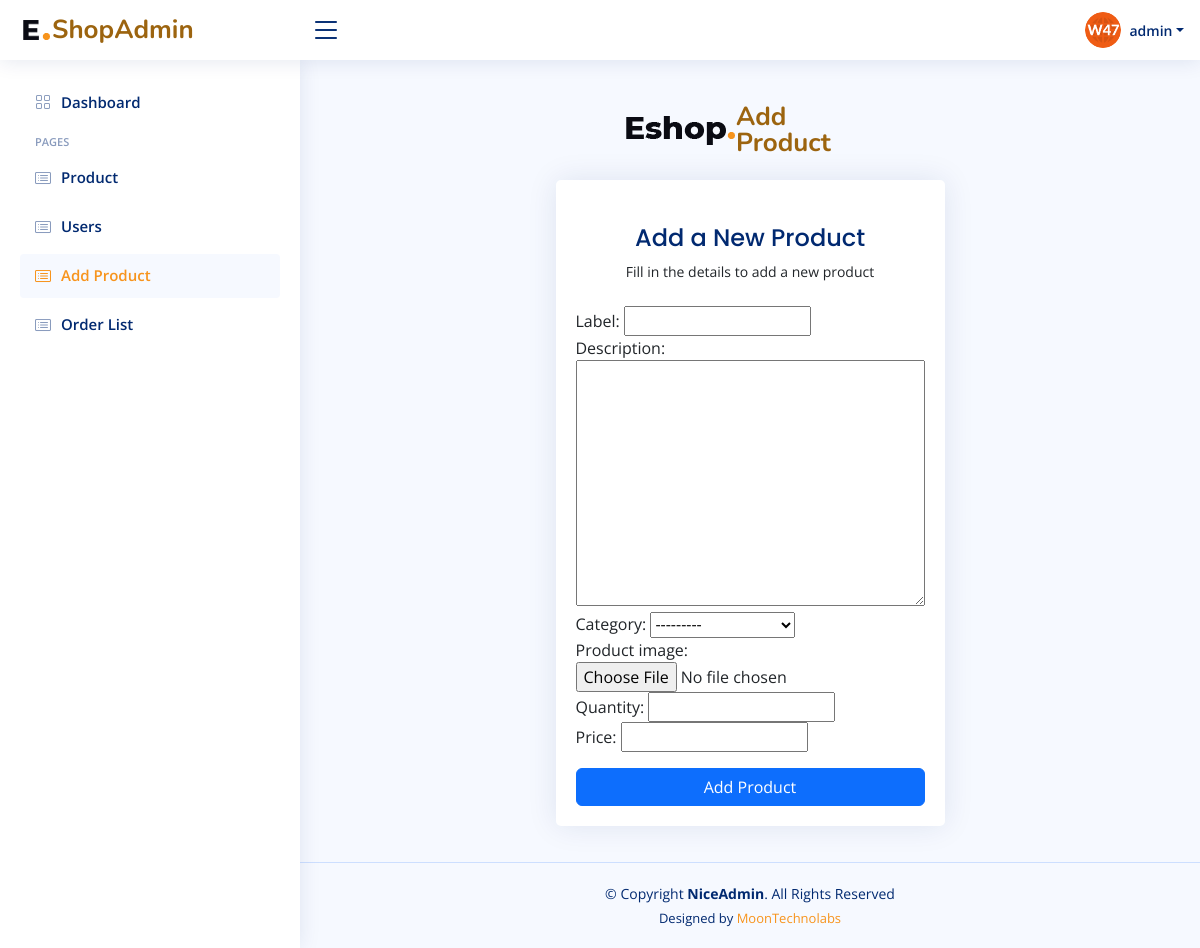
Page /add_product/ (signed in) on the committed database.
### app/models.py (models this page shows, shortened)
class CustomUser(AbstractUser):
    name = models.CharField(max_length=100)
    email = models.EmailField(unique=True)

class UserProfile(models.Model):
    user = models.OneToOneField(settings.AUTH_USER_MODEL, on_delete=models.CASCADE)
    profile_pic = models.ImageField(upload_to='profile_pic/', default = 'profile_pic/userprofile.jpg')
    about = models.TextField(blank=True)
    job_title = models.CharField(max_length=200, blank=True)
    country = models.CharField(max_length=100, blank=True)
    address = models.CharField(max_length=200, blank=True)
    mobile_number = models.CharField(max_length=20, blank=True)

### app/views.py (the view)
# urls.py: path('add_product/', views.add_product, name='add_product'),
@superuser_required
def add_product(request):
    if request.method == 'POST':
        form = ProductForm(request.POST, request.FILES)
        if form.is_valid():
            form.save()
            return redirect('home')
    else:
        form = ProductForm()
    return render(request, 'add_product.html', {'form': form})

### app/forms.py
class ProductForm(forms.ModelForm):
    class Meta:
        model = Product
        fields = '__all__'

### app/models.py (called while the page is built)
    def __str__(self):
        return self.name

### app/templatetags/custom_tags.py (called while the page is built)
@register.filter
def starts_with(value, arg):
    return value.startswith(arg)

### app/views.py (called while the page is built)
def superuser_required(view_func):
    @wraps(view_func)
    def _wrapped_view(request, *args, **kwargs):
        if request.user.is_authenticated and request.user.is_superuser:
            return view_func(request, *args, **kwargs)
        else:
            return redirect('user-home')
    return _wrapped_view

### templates/add_product.html (shortened to what this page needs)
{% extends 'base.html' %}
{% load static %}
{% block content %}
<div class="container">
        <div class="container">
            <div class="row justify-content-center">
                <div class="col-lg-4 col-md-6 d-flex flex-column align-items-center justify-content-center">
                    <div class="d-flex justify-content-center py-4">
                        <a href="index.html" class="logo d-flex align-items-center w-auto">
                            <img src="{% static 'assets/img/logo.png' %}" alt="">
                            <span class="d-none d-lg-block">Add Product</span>
                        </a>
                    </div>
                    <div class="card mb-3">
                        <div class="card-body">
                            <div class="pt-4 pb-2">
                                <h5 class="card-title text-center pb-0 fs-4">Add a New Product</h5>
                                <p class="text-center small">Fill in the details to add a new product</p>
                            </div>
                            <form method="post" enctype="multipart/form-data">
                                <div class="form-group">
                                    {{ form.label.label_tag }}
                                    {{ form.label }}
                                </div>
                                <div class="form-group">
                                    {{ form.description.label_tag }}
                                    {{ form.description }}
                                </div>
                                <div class="form-group">
                                    {{ form.category.label_tag }}
                                    {{ form.category }}
                                </div>
                                <div class="form-group">
                                    {{ form.product_image.label_tag }}
                                    {{ form.product_image }}
                                </div>
                                <div class="form-group">
                                    {{ form.quantity.label_tag }}
                                    {{ form.quantity }}
                                </div>
                                <div class="form-group">
                                    {{ form.price.label_tag }}
                                    {{ form.price }}
                                </div>
                                <div class="form-group mt-3">
                                    <button class="btn btn-primary w-100" type="submit">Add Product</button>
                                </div>
                            </form>
                        </div>
                    </div>
                </div>
            </div>
        </div>
</div>
{% endblock %}

### templates/base.html (shortened to what this page needs)
<!DOCTYPE html>
<html lang="en">
  <head>
    {% load static %}
    {% load custom_tags %}
    <link href="{% static 'assets/vendor/bootstrap/css/bootstrap.min.css' %}" rel="stylesheet">
    <link href="{% static 'assets/vendor/bootstrap-icons/bootstrap-icons.css' %}" rel="stylesheet">
    <link href="{% static 'assets/vendor/boxicons/css/boxicons.min.css' %}" rel="stylesheet">
    <link href="{% static 'assets/vendor/quill/quill.snow.css' %}" rel="stylesheet">
    <link href="{% static 'assets/vendor/quill/quill.bubble.css' %}" rel="stylesheet">
    <link href="{% static 'assets/vendor/remixicon/remixicon.css' %}" rel="stylesheet">
    <link href="{% static 'assets/vendor/simple-datatables/style.css' %}" rel="stylesheet">
    <link rel="stylesheet" type="text/css" href="{% static 'assets/css/style.css' %}">
</head>
<body>
  <header id="header" class="header fixed-top d-flex align-items-center">
    <div class="d-flex align-items-center justify-content-between">
      <a href="{% url 'home' %}" class="logo d-flex align-items-center">
        <img src="{% static '/assets/img/favicon1.png' %}" alt="">
        <span class="d-none d-lg-block">ShopAdmin</span>
      </a>
      <i class="bi bi-list toggle-sidebar-btn"></i>
    </div>
    <nav class="header-nav ms-auto">
      <ul class="d-flex align-items-center">
           <li class="nav-item dropdown pe-3">
          <a class="nav-link nav-profile d-flex align-items-center pe-0" href="#" data-bs-toggle="dropdown">
            <img src="{{ request.user.userprofile.profile_pic.url }}" alt="Profile" class="rounded-circle">
            <span class="d-none d-md-block dropdown-toggle ps-2">{{ request.user.username }}</span>
          </a>
        </li>
      </ul>
    </nav>
  </header>
     {% if request.user.is_superuser %}
  <aside id="sidebar" class="sidebar">
    <ul class="sidebar-nav" id="sidebar-nav">
      <li class="nav-item">
        <a class="nav-link {% if request.path == '/' %}{% else %} collapsed{% endif %}" href="{% url 'home' %}">
          <i class="bi bi-grid"></i>
          <span>Dashboard</span>
        </a>
      </li>
      <li class="nav-heading">Pages</li>
      <li class="nav-item">
        <a class="nav-link{% if request.path|starts_with:'/products/' %}{% else %} collapsed{% endif %}" href="{% url 'product-list' %}">
            <i class="bi bi-card-list"></i>
            <span>Product </span>
        </a>
    </li>
      <li class="nav-item">
        <a class="nav-link{% if request.path|starts_with:'/users/' %}{% else %} collapsed{% endif %}" href="{% url 'user' %}">
          <i class="bi bi-card-list"></i>
          <span>Users</span>
        </a>
      </li>
      <li class="nav-item">
        <a class="nav-link {% if request.path|starts_with:'/add_product/' %}{% else %} collapsed{% endif %}" href="{% url 'add_product' %}">
          <i class="bi bi-card-list"></i>
          <span>Add Product</span>
        </a>
      </li>
      <li class="nav-item">
        <a class="nav-link {% if request.path|starts_with:'/orders/' %}{% else %} collapsed{% endif %}" href="{% url 'admin-order-list' %}">
          <i class="bi bi-card-list"></i>
          <span>Order List</span>
        </a>
      </li>
    </ul>
  </aside>
 {% endif %}
  <main id="main" class="main">
            {% block content %}{% endblock %}
  </main>
  <footer id="footer" class="footer">
    <div class="copyright">
      &copy; Copyright <strong><span>NiceAdmin</span></strong>. All Rights Reserved
    </div>
    <div class="credits">
      Designed by <a href="https://www.moontechnolabs.com/">MoonTechnolabs</a>
    </div>
  </footer>
</body>
</html>

### static/assets/css/style.css (style rules this page uses)
:root { scroll-behavior: smooth; }
body { font-family: "Open Sans", sans-serif; background: #f6f9ff; color: #444444; }
a { color: #F7941D; text-decoration: none; }
h1, h2, h3, h4, h5, h6 { font-family: "Nunito", sans-serif; }
#main { margin-top: 60px; padding: 20px 30px; transition: all 0.3s; }
.card { margin-bottom: 30px; border: none; border-radius: 5px; box-shadow: 0px 0 30px rgba(1, 41, 112, 0.1); }
.card-title { padding: 20px 0 15px 0; font-size: 18px; font-weight: 500; color: #012970; font-family: "Poppins", sans-serif; }
.card-body { padding: 0 20px 20px 20px; }
.logo { line-height: 1; }
@media (min-width: 1200px) { .logo { width: 280px; } }
.logo img { max-height: 35px; }
.logo span { font-size: 26px; font-weight: 700; color: #9c640f; font-family: "Nunito", sans-serif; }
.header { transition: all 0.5s; z-index: 997; height: 60px; box-shadow: 0px 2px 20px rgba(1, 41, 112, 0.1); background-color: #fff; padding-left: 20px; }
.header .toggle-sidebar-btn { font-size: 32px; padding-left: 10px; cursor: pointer; color: #012970; }
.header-nav ul { list-style: none; }
.header-nav>ul { margin: 0; padding: 0; }
.header-nav .nav-profile { color: #012970; }
.header-nav .nav-profile img { max-height: 36px; }
.header-nav .nav-profile span { font-size: 14px; font-weight: 600; }
.sidebar { position: fixed; top: 60px; left: 0; bottom: 0; width: 300px; z-index: 996; transition: all 0.3s; padding: 20px; overflow-y: auto; scrollbar-width: thin; scrollbar-color: #aab7cf transparent; box-shadow: 0px 0px 20px rgba(1, 41, 112, 0.1); background-color: #fff; }
@media (min-width: 1200px) { #main, #footer { margin-left: 300px; } }
.sidebar-nav { padding: 0; margin: 0; list-style: none; }
.sidebar-nav li { padding: 0; margin: 0; list-style: none; }
.sidebar-nav .nav-item { margin-bottom: 5px; }
.sidebar-nav .nav-heading { font-size: 11px; text-transform: uppercase; color: #899bbd; font-weight: 600; margin: 10px 0 5px 15px; }
.sidebar-nav .nav-link { display: flex; align-items: center; font-size: 15px; font-weight: 600; color: #F7941D; transition: 0.3; background: #f6f9ff; padding: 10px 15px; border-radius: 4px; }
.sidebar-nav .nav-link i { font-size: 16px; margin-right: 10px; color: #F7941D; }
.sidebar-nav .nav-link.collapsed { color: #012970; background: #fff; }
.sidebar-nav .nav-link.collapsed i { color: #899bbd; }
body, html { height: 100%; margin: 0; padding: 0; }
body { display: flex; flex-direction: column; }
#footer { padding: 20px 0; font-size: 14px; border-top: 1px solid #cddfff; text-align: center; transition: all 0.3s; margin-top: auto; }
#footer .copyright, #footer .credits { color: #012970; }
#footer .credits { padding-top: 5px; font-size: 13px; }

### rows in the picture
CustomUser: user.userprofile.profile_pic (picture), user.username "admin"
